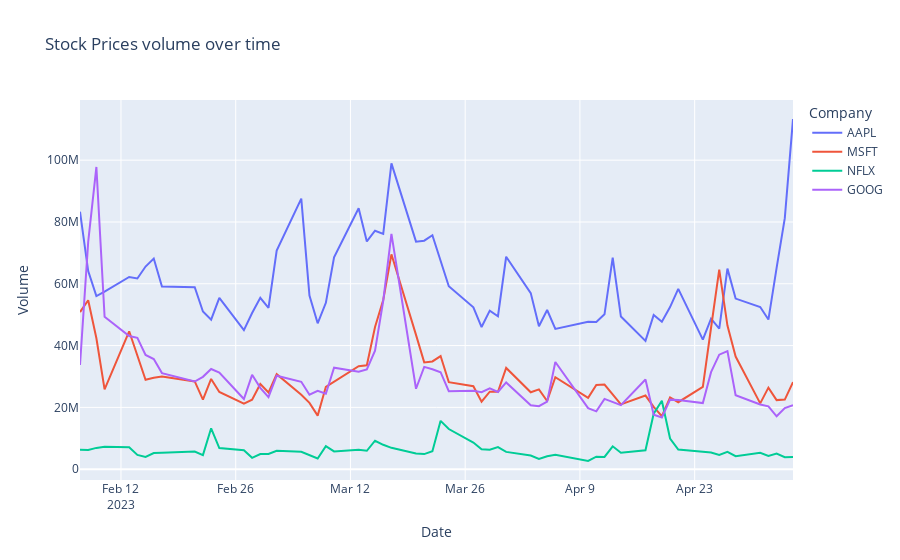
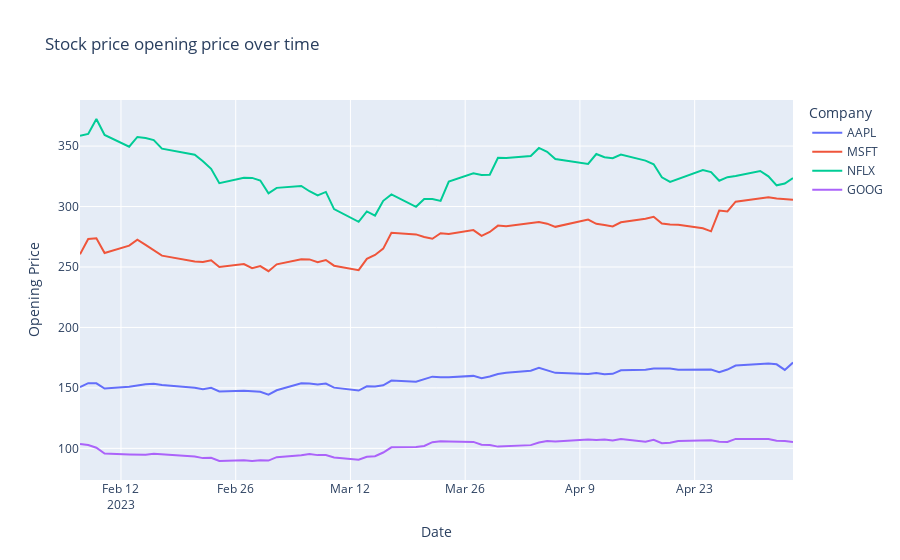
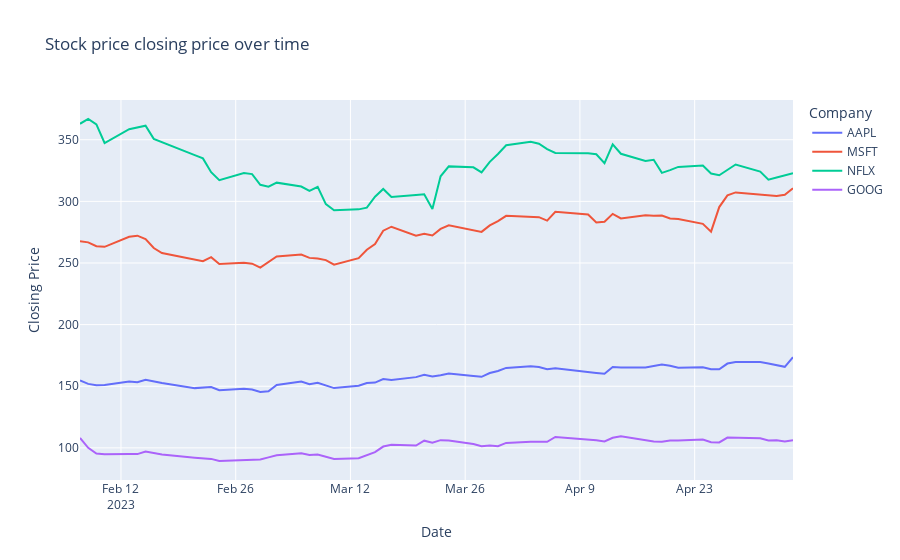
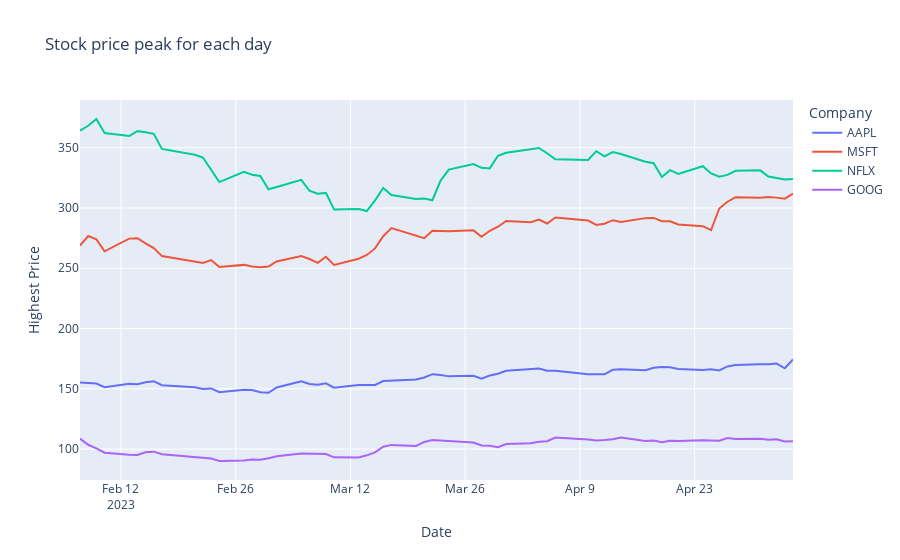

The notebook cell these images were saved under, in order:
### Code cell
#drawing graphs to understand the stock proce visiually 
import plotly.express as ply
line_graph_volume = ply.line(stock_data, x='Date', y='Volume', color='Ticker',
              labels={'Date':'Date', 'Close':'Closing Price', 'Ticker':'Company'},
              title='Stock Prices volume over time')
line_graph_close = ply.line(stock_data, x = "Date", y = "Close", color = "Ticker",
                           labels = {"Date" : "Date", "Close": "Closing Price", "Ticker" : "Company"},
                           title = "Stock price closing price over time")
line_graph_open = ply.line(stock_data, x = "Date", y = "Open", color = "Ticker",
                           labels = {"Date" : "Date", "Open": "Opening Price", "Ticker" : "Company"},
                           title = "Stock price opening price over time")
line_graph_high = ply.line(stock_data, x = "Date", y = "High", color = "Ticker",
                           labels = {"Date" : "Date", "High": "Highest Price", "Ticker" : "Company"},
                           title = "Stock price peak for each day")
line_graph_low = ply.line(stock_data, x = "Date", y = "Low", color = "Ticker",
                           labels = {"Date" : "Date", "Low": "Lowest Price", "Ticker" : "Company"},
                           title = "Lowest stock price for each day")

line_graph_volume.show()
line_graph_open.show()
line_graph_close.show()
line_graph_high.show()
line_graph_low.show()
